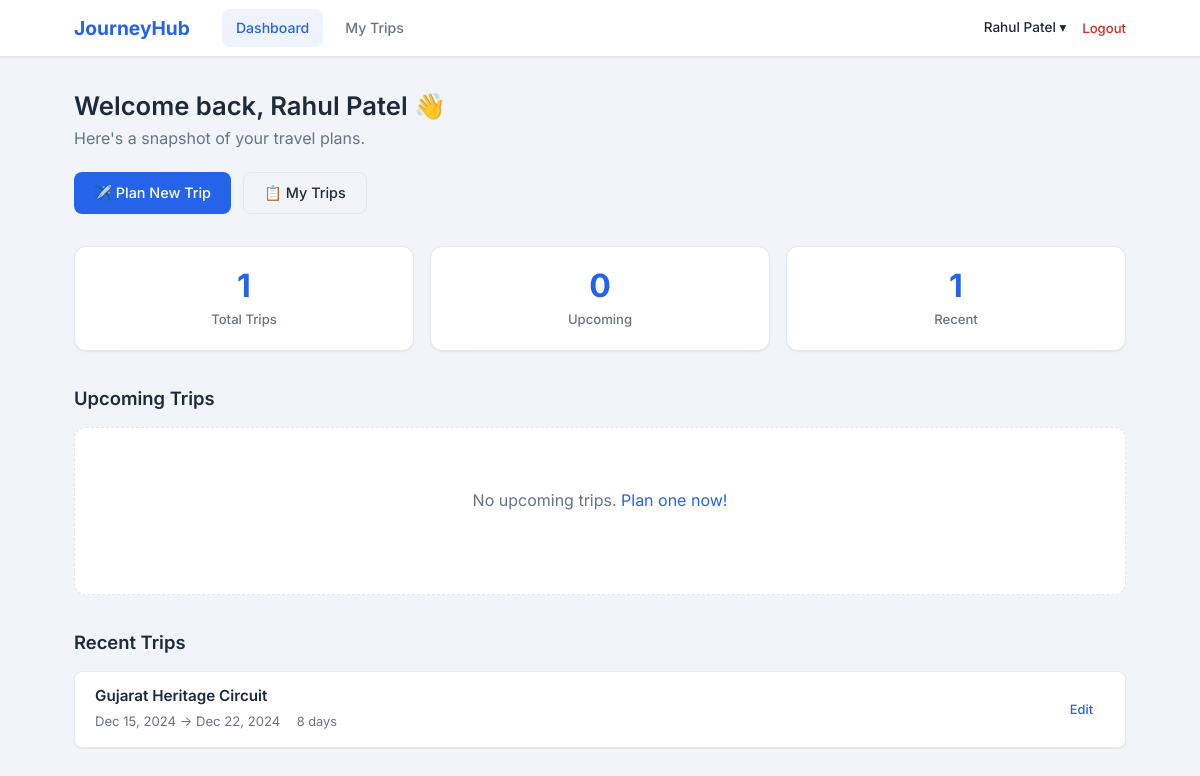
The app's page /pages/dashboard.php (signed in) with its own data.
### tables this page shows
CREATE TABLE IF NOT EXISTS trips (
    id INT UNSIGNED AUTO_INCREMENT PRIMARY KEY,
    user_id INT UNSIGNED NOT NULL,
    name VARCHAR(150) NOT NULL,
    description TEXT NULL,
    start_date DATE NOT NULL,
    end_date DATE NOT NULL,
    cover_image VARCHAR(255) NULL,
    is_public BOOLEAN DEFAULT FALSE,
    share_token VARCHAR(100) NULL UNIQUE,
    created_at TIMESTAMP DEFAULT CURRENT_TIMESTAMP,
    updated_at TIMESTAMP DEFAULT CURRENT_TIMESTAMP ON UPDATE CURRENT_TIMESTAMP,
    FOREIGN KEY (user_id) REFERENCES users(id) ON DELETE CASCADE ON UPDATE CASCADE,
    INDEX idx_user_id (user_id),
    INDEX idx_start_date (start_date),
    INDEX idx_is_public (is_public),
    INDEX idx_share_token (share_token)
);

### pages/dashboard.php (the view, shortened to what this page needs)
<?php
require_once __DIR__ . '/../config/db.php';
$userId   = $_SESSION['user_id'];
$stmtUpcoming = $pdo->prepare('
    SELECT id, name, description, start_date, end_date, cover_image
    FROM trips
    WHERE user_id = ? AND start_date >= CURDATE()
    ORDER BY start_date ASC
    LIMIT 3
');
$stmtUpcoming->execute([$userId]);
$upcomingTrips = $stmtUpcoming->fetchAll();
$stmtRecent = $pdo->prepare('
    SELECT id, name, description, start_date, end_date, cover_image, created_at
    FROM trips
    WHERE user_id = ?
    ORDER BY created_at DESC
    LIMIT 5
');
$stmtRecent->execute([$userId]);
$recentTrips = $stmtRecent->fetchAll();
$stmtCount = $pdo->prepare('SELECT COUNT(*) as total FROM trips WHERE user_id = ?');
$stmtCount->execute([$userId]);
$totalTrips = $stmtCount->fetch()['total'];
?>
<!DOCTYPE html>
<html lang="en">
<head>
    <link rel="stylesheet" href="/JourneyHub/assets/css/style.css">
    <link rel="stylesheet" href="/JourneyHub/assets/css/dashboard.css">
</head>
<body>
    <?php require_once __DIR__ . '/../includes/navbar.php'; ?>
    <main class="dashboard-main">
        <section class="welcome-section" id="welcome-section">
            <h1>Welcome back, <?php echo $userName; ?> 👋</h1>
            <p>Here's a snapshot of your travel plans.</p>
            <div class="welcome-actions">
                <a href="/JourneyHub/pages/create-trip.php" class="btn btn-primary" id="btn-new-trip">
                    ✈️ Plan New Trip
                </a>
                <a href="/JourneyHub/pages/my-trips.php" class="btn btn-secondary" id="btn-my-trips">
                    📋 My Trips
                </a>
            </div>
        </section>
        <section class="stats-row" id="stats-row">
            <div class="stat-card">
                <span class="stat-number"><?php echo $totalTrips; ?></span>
                <span class="stat-label">Total Trips</span>
            </div>
            <div class="stat-card">
                <span class="stat-number"><?php echo count($upcomingTrips); ?></span>
                <span class="stat-label">Upcoming</span>
            </div>
            <div class="stat-card">
                <span class="stat-number"><?php echo count($recentTrips); ?></span>
                <span class="stat-label">Recent</span>
            </div>
        </section>
        <section class="dashboard-section" id="upcoming-trips-section">
            <h2>Upcoming Trips</h2>
            <?php if (empty($upcomingTrips)): ?>
                <div class="empty-state">
                    <p>No upcoming trips. <a href="/JourneyHub/pages/create-trip.php">Plan one now!</a></p>
                </div>
            <?php endif; ?>
        </section>
        <section class="dashboard-section" id="recent-trips-section">
            <h2>Recent Trips</h2>
            <?php if (empty($recentTrips)): ?>
                <div class="empty-state">
                    <p>You haven't created any trips yet. <a href="/JourneyHub/pages/create-trip.php">Get started!</a></p>
                </div>
            <?php else: ?>
                <div class="recent-trips-list">
                    <?php foreach ($recentTrips as $trip): ?>
                        <?php
                            $startDate = date('M d, Y', strtotime($trip['start_date']));
                            $endDate   = date('M d, Y', strtotime($trip['end_date']));
                            $days = (int) ((strtotime($trip['end_date']) - strtotime($trip['start_date'])) / 86400) + 1;
                        ?>
                        <div class="recent-trip-item" data-trip-id="<?php echo $trip['id']; ?>">
                            <div class="recent-trip-info">
                                <h4><?php echo htmlspecialchars($trip['name']); ?></h4>
                                <span class="trip-dates"><?php echo $startDate; ?> → <?php echo $endDate; ?></span>
                                <span class="trip-duration"><?php echo $days; ?> day<?php echo $days !== 1 ? 's' : ''; ?></span>
                            </div>
                            <a href="/JourneyHub/pages/create-trip.php?edit=<?php echo $trip['id']; ?>"
                               class="btn btn-sm">Edit</a>
                        </div>
                    <?php endforeach; ?>
                </div>
            <?php endif; ?>
        </section>
    </main>
</body>
</html>

### assets/css/style.css (style rules this page uses)
:root { --color-primary: #2563eb; --color-primary-hover: #1d4ed8; --color-secondary: #64748b; --color-danger: #dc2626; --color-danger-hover:#b91c1c; --color-success: #16a34a; --color-bg: #f1f5f9; --color-surface: #ffffff; --color-text: #1e293b; --color-text-muted: #64748b; --color-border: #e2e8f0; --color-input-bg: #f8fafc; --radius: 8px; --radius-lg: 12px; --shadow-sm: 0 1px 2px rgba(0, 0, 0, 0.06); --shadow-md: 0 4px 12px rgba(0, 0, 0, 0.08); --shadow-lg: 0 8px 24px rgba(0, 0, 0, 0.12); --font-family: 'Inter', -apple-system, BlinkMacSystemFont, 'Segoe UI', Roboto, sans-serif; --transition: 0.2s ease; }
*, *::before, *::after { box-sizing: border-box; margin: 0; padding: 0; }
html { font-size: 16px; scroll-behavior: smooth; }
body { font-family: var(--font-family); color: var(--color-text); background-color: var(--color-bg); line-height: 1.6; -webkit-font-smoothing: antialiased; }
a { color: var(--color-primary); text-decoration: none; transition: color var(--transition); }
h1, h2, h3, h4 { line-height: 1.3; font-weight: 600; }
.btn { display: inline-flex; align-items: center; justify-content: center; gap: 6px; padding: 10px 20px; font-size: 0.9rem; font-weight: 500; font-family: var(--font-family); border: none; border-radius: var(--radius); cursor: pointer; transition: all var(--transition); text-decoration: none; line-height: 1.4; }
.btn-primary { background-color: var(--color-primary); color: #fff; }
.btn-secondary { background-color: var(--color-bg); color: var(--color-text); border: 1px solid var(--color-border); }
.btn-sm { padding: 6px 12px; font-size: 0.8rem; }

### assets/css/dashboard.css (style rules this page uses)
.dashboard-main { max-width: 1100px; margin: 0 auto; padding: 32px 24px; }
.welcome-section { margin-bottom: 32px; }
.welcome-section h1 { font-size: 1.6rem; margin-bottom: 4px; }
.welcome-section p { color: var(--color-text-muted); margin-bottom: 20px; }
.welcome-actions { display: flex; gap: 12px; flex-wrap: wrap; }
.stats-row { display: flex; gap: 16px; margin-bottom: 36px; flex-wrap: wrap; }
.stat-card { flex: 1; min-width: 120px; background: var(--color-surface); border: 1px solid var(--color-border); border-radius: var(--radius-lg); padding: 20px 24px; text-align: center; box-shadow: var(--shadow-sm); }
.stat-number { display: block; font-size: 2rem; font-weight: 700; color: var(--color-primary); line-height: 1.2; }
.stat-label { display: block; font-size: 0.82rem; color: var(--color-text-muted); margin-top: 4px; font-weight: 500; }
.dashboard-section { margin-bottom: 36px; }
.dashboard-section h2 { font-size: 1.15rem; margin-bottom: 16px; color: var(--color-text); }
.trip-dates { font-size: 0.82rem; color: var(--color-text-muted); }
.trip-duration { font-size: 0.8rem; color: var(--color-secondary); margin-top: 2px; }
.recent-trips-list { display: flex; flex-direction: column; gap: 12px; }
.recent-trip-item { display: flex; align-items: center; justify-content: space-between; background: var(--color-surface); border: 1px solid var(--color-border); border-radius: var(--radius); padding: 14px 20px; box-shadow: var(--shadow-sm); transition: box-shadow var(--transition); }
.recent-trip-info h4 { font-size: 0.95rem; margin-bottom: 2px; }
.recent-trip-info .trip-dates, .recent-trip-info .trip-duration { display: inline; margin-right: 12px; }
.empty-state { text-align: center; padding: 60px 20px; background: var(--color-surface); border: 1px dashed var(--color-border); border-radius: var(--radius-lg); }
.empty-state p { color: var(--color-text-muted); margin-bottom: 20px; }

### records on screen
trips: name "Gujarat Heritage Circuit", start_date "Dec 15, 2024", end_date "Dec 22, 2024", days "8"

### other values on screen
$userName "Rahul Patel"
$totalTrips "1"
count($upcomingTrips) "0"
count($recentTrips) "1"
